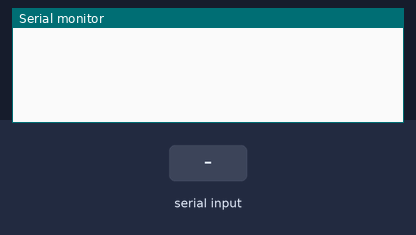
Recording of a sketch running on a simulated Arduino Mega 2560, built with avr-gcc and run on an emulated ATmega2560. On the bench: the last lines printed to the serial monitor. Inputs (shaded band) come from the test bench.

Above: at 1.2 s.
1.3 s: "90,45\n" received over the second serial link
At 2.9 s:
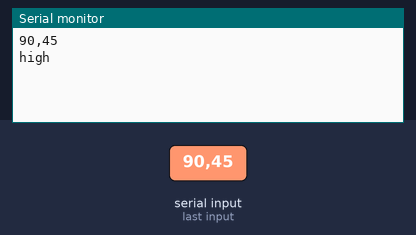
3.8 s: "5\n" received over the second serial link
At 5.8 s:
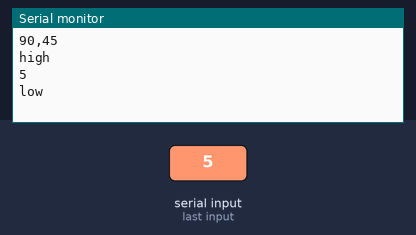

The sketch:

arduino_mega_pH_sample_code.ino
```cpp
//This code was written to be easy to understand.
//Code efficiency was not considered.
//Modify this code as you see fit.
//This code will output data to the Arduino serial monitor.
//Type commands into the Arduino serial monitor to control the pH circuit.
//This code was written in the Arduino 1.6.5 IDE
//An Arduino Mega was used to test this code.


String inputstring = "";                              //a string to hold incoming data from the PC
String sensorstring = "";                             //a string to hold the data from the Atlas Scientific product
boolean input_string_complete = false;                //have we received all the data from the PC
boolean sensor_string_complete = false;               //have we received all the data from the Atlas Scientific product
float pH;                                             //used to hold a floating point number that is the pH


void setup() {                                        //set up the hardware
  Serial.begin(9600);                                 //set baud rate for the hardware serial port_0 to 9600
  Serial1.begin(9600);                                //set baud rate for software serial port_3 to 9600
  inputstring.reserve(10);                            //set aside some bytes for receiving data from the PC
  sensorstring.reserve(30);                           //set aside some bytes for receiving data from Atlas Scientific product
}

void serialEvent() {                                  //if the hardware serial port_0 receives a char
  inputstring = Serial.readStringUntil(13);           //read the string until we see a <CR>
  input_string_complete = true;                       //set the flag used to tell if we have received a completed string from the PC
}


void serialEvent1() {                                 //if the hardware serial port_3 receives a char
  sensorstring = Serial1.readStringUntil(13);         //read the string until we see a <CR>
  sensor_string_complete = true;                      //set the flag used to tell if we have received a completed string from the PC
}


void loop() {                                         //here we go...


  if (input_string_complete == true) {                //if a string from the PC has been received in its entirety
    Serial1.print(inputstring);                       //send that string to the Atlas Scientific product
    Serial1.print('\r');                              //add a <CR> to the end of the string
    inputstring = "";                                 //clear the string
    input_string_complete = false;                    //reset the flag used to tell if we have received a completed string from the PC
  }


  if (sensor_string_complete == true) {               //if a string from the Atlas Scientific product has been received in its entirety
    Serial.println(sensorstring);                     //send that string to the PC's serial monitor
    if (isdigit(sensorstring[0])) {                   //if the first character in the string is a digit
      pH = sensorstring.toFloat();                    //convert the string to a floating point number so it can be evaluated by the Arduino
      if (pH >= 7.0) {                                //if the pH is greater than or equal to 7.0
        Serial.println("high");                       //print "high" this is demonstrating that the Arduino is evaluating the pH as a number and not as a string
      }
      if (pH <= 6.99) {                               //if the pH is less than or equal to 6.99
        Serial.println("low");                        //print "low" this is demonstrating that the Arduino is evaluating the pH as a number and not as a string
      }
    }
  }
  sensorstring = "";                                  //clear the string:
  sensor_string_complete = false;                     //reset the flag used to tell if we have received a completed string from the Atlas Scientific product
}
```

Measured:
- after the input at 1.3 s, the serial monitor: prints a new line after 1.0 s (image 1)
- after the input at 3.8 s, the serial monitor: prints a new line after 1.0 s (image 2)
